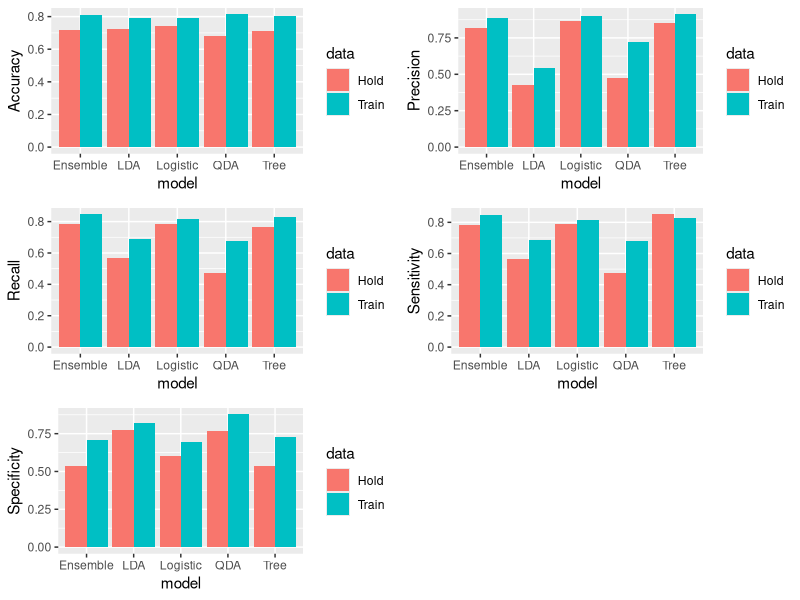

This figure's R source:
## ---- chunk 1
# Load data
library(caret)
data("GermanCredit")
## ---- chunk 2
# Dedummify categorical variables
GermanCredit$CheckingAccountStatus<- names(GermanCredit[11:14])[max.col(GermanCredit[11:14])]
GermanCredit$CreditHistory<- names(GermanCredit[15:19])[max.col(GermanCredit[15:19])]
GermanCredit$CreditPurpose<- names(GermanCredit[20:30])[max.col(GermanCredit[20:30])]
GermanCredit$SavingAccountBonds<- names(GermanCredit[31:35])[max.col(GermanCredit[31:35])]
GermanCredit$EmploymentDuration<- names(GermanCredit[36:40])[max.col(GermanCredit[36:40])]
GermanCredit$PersonalStatusSex<- names(GermanCredit[41:45])[max.col(GermanCredit[41:45])]
GermanCredit$otherDebtorsGuarantors<- names(GermanCredit[46:48])[max.col(GermanCredit[46:48])]
GermanCredit$Property<- names(GermanCredit[49:52])[max.col(GermanCredit[49:52])]
GermanCredit$OtherInstallmentPlans<- names(GermanCredit[53:55])[max.col(GermanCredit[53:55])]
GermanCredit$Housing<- names(GermanCredit[56:58])[max.col(GermanCredit[56:58])]
GermanCredit$Job<- names(GermanCredit[59:62])[max.col(GermanCredit[59:62])]
head(GermanCredit[,63:73])
## ---- chunk 3
#Assign values to the categorial values
GermanCredit$CheckingAccountStatus<- as.numeric(c("CheckingAccountStatus.lt.0"="1","CheckingAccountStatus.0.to.200"="2","CheckingAccountStatus.gt.200"="3","CheckingAccountStatus.none"="4")[GermanCredit$CheckingAccountStatus])
GermanCredit$CreditHistory<- as.numeric(c("CreditHistory.NoCredit.AllPaid"="1","CreditHistory.ThisBank.AllPaid"="2","CreditHistory.PaidDuly"="3","CreditHistory.Delay"="4","CreditHistory.Critical"="5")[GermanCredit$CreditHistory])
GermanCredit$CreditPurpose<- as.numeric(c("Purpose.NewCar"="1","Purpose.UsedCar"="2","Purpose.Furniture.Equipment"="3","Purpose.Radio.Television"="4","Purpose.DomesticAppliance"="5","Purpose.Repairs"="6","Purpose.Education"="7","Purpose.Vacation"="8","Purpose.Retraining"="9","Purpose.Business"="10","Purpose.Other"="11")[GermanCredit$CreditPurpose])
GermanCredit$SavingAccountBonds<- as.numeric(c("SavingsAccountBonds.lt.100"="1","SavingsAccountBonds.100.to.500"="2","SavingsAccountBonds.500.to.1000"="3","SavingsAccountBonds.gt.1000"="4","SavingsAccountBonds.Unknown"="5")[GermanCredit$SavingAccountBonds])
GermanCredit$EmploymentDuration<- as.numeric(c("EmploymentDuration.lt.1"="1","EmploymentDuration.1.to.4"="2","EmploymentDuration.4.to.7"="3","EmploymentDuration.gt.7"="4","EmploymentDuration.Unemployed"="5")[GermanCredit$EmploymentDuration])
GermanCredit$PersonalStatusSex<- as.numeric(c("Personal.Male.Divorced.Seperated"="1","Personal.Female.NotSingle"="2","Personal.Male.Single"="3","Personal.Male.Married.Widowed"="4","Personal.Female.Single"="5")[GermanCredit$PersonalStatusSex])
GermanCredit$otherDebtorsGuarantors<- as.numeric(c("OtherDebtorsGuarantors.None"="1","OtherDebtorsGuarantors.CoApplicant"="2","OtherDebtorsGuarantors.Guarantor"="3")[GermanCredit$otherDebtorsGuarantors])
GermanCredit$Property<- as.numeric(c("Property.RealEstate"="1","Property.Insurance"="2","Property.CarOther"="3","Property.Unknown"="4")[GermanCredit$Property])
GermanCredit$OtherInstallmentPlans<- as.numeric(c("OtherInstallmentPlans.Bank"="1","OtherInstallmentPlans.Stores"="2","OtherInstallmentPlans.None"="3","Property.Unknown"="4")[GermanCredit$OtherInstallmentPlans])
GermanCredit$Housing<- as.numeric(c("Housing.Rent"="1","Housing.Own"="2","Housing.ForFree"="3")[GermanCredit$Housing])
GermanCredit$Job<- as.numeric(c("Job.UnemployedUnskilled"="1","Job.UnskilledResident"="2","Job.SkilledEmployee"="3","Job.Management.SelfEmp.HighlyQualified"="4")[GermanCredit$Job])
GermanCredit.categorical<- GermanCredit[,63:73]
head(GermanCredit.categorical)
## ---- chunk 4
GermanCredit<- data.frame(GermanCredit[,1:10],GermanCredit.categorical)
head(GermanCredit)
## ---- chunk 5
# Split the training and holdout sets
set.seed(1234)
nSample= nrow(GermanCredit)
Train.dat= sample(1:nSample, as.integer(nSample*0.7), replace=FALSE)
Train=GermanCredit[Train.dat,]
Holdout.dat= -Train.dat
Holdout=GermanCredit[Holdout.dat,]
## ---- chunk 6
library(MASS)
# Fit LDA model 
ldaModel<- lda(Class~., data=Train)
ldaModel
## ---- chunk 7
lda.prob.train<- predict(ldaModel)$class
confusionMatrix.lda.train<- confusionMatrix(Train$Class, lda.prob.train)
confusionMatrix.lda.train
## ---- chunk 8
# LDA holdout validation
lda.prob.holdout<- predict(ldaModel, newdata = Holdout)$class
confusionMatrix.lda.holdout<- confusionMatrix(Holdout$Class, lda.prob.holdout)
confusionMatrix.lda.holdout
## ---- chunk 9
# Fit QDA model
qdaModel<- qda(Class~., data=Train)
qdaModel
## ---- chunk 10
qda.prob.train<- predict(qdaModel)$class
confusionMatrix.qda.train<- confusionMatrix(Train$Class,qda.prob.train)
confusionMatrix.qda.train
## ---- chunk 11
# QDA holdout validation
qda.prob.holdout<- predict(qdaModel, newdata = Holdout)$class
confusionMatrix.qda.holdout<- confusionMatrix(Holdout$Class,qda.prob.holdout)
confusionMatrix.qda.holdout
## ---- chunk 12
# Taining performance of LDA and QDA
Accuracy.train<- rbind(lda.Accuracy=confusionMatrix.lda.train$overall[1], lda.Accuracy= confusionMatrix.qda.train$overall[1])
Measures.train<- rbind(confusionMatrix.lda.train$byClass, confusionMatrix.qda.train$byClass)
Performance.train<- data.frame(cbind(Accuracy.train,Measures.train))
row.names(Performance.train)=c("LDA","QDA")
Performance.train
## ---- chunk 13
# Holdout performance of LDA and QDA
Accuracy.holdout<- rbind(lda.Accuracy=confusionMatrix.lda.holdout$overall[1], lda.Accuracy= confusionMatrix.qda.holdout$overall[1])
Measures.holdout<- rbind(confusionMatrix.lda.holdout$byClass, confusionMatrix.qda.holdout$byClass)
Performance.holdout<- data.frame(cbind(Accuracy.holdout,Measures.holdout))
row.names(Performance.holdout)=c("LDA","QDA")
Performance.holdout
## ---- chunk 14
library(MASS)
set.seed(123)
# Train the logistic regression model
logisticModel<- glm(Class~.,data=Train,family=binomial(link=logit))
# stepAIC(logisticModel) 
## ---- chunk 15
logistic_model<- glm(formula = Class ~ Duration + Amount + InstallmentRatePercentage + 
    Telephone + ForeignWorker + CheckingAccountStatus + CreditHistory + 
    SavingAccountBonds + PersonalStatusSex + otherDebtorsGuarantors + 
    Property + OtherInstallmentPlans + Housing, family = binomial(link = logit), 
    data = Train)
logistic_model
## ---- chunk 16
# Train the classification tree (i.e. the pruned tree with cost parameter=0.015949 in Assignment 4)
library(rpart)
set.seed(123)
treeModel=rpart(formula=Class~., data=Train, control=rpart.control(cp=0.015949)) 

# Predict the probabilities for training set 
pred_logistic<- predict(logisticModel, Train ,type='response')
# Use 0.5 as a threshhold to separate "Good=2" and "Bad=1" class
pred_logistic[pred_logistic>=0.5]="2"
pred_logistic[pred_logistic<0.5]="1"
pred_tree<- predict(treeModel, Train, type='class')
pred_lda<- lda.prob.train
pred_qda<- qda.prob.train
clf_response<- data.frame(cbind(pred_logistic,pred_tree,pred_lda,pred_qda))
## ---- chunk 17
# Count number of "2" in each row
clf_response$Counter.2<- rowSums(clf_response == "2")
# Majority vote
clf_response$pred_ensemble<- clf_response$Counter.2
clf_response$pred_ensemble[clf_response$Counter.2>=3]<- 2
clf_response$pred_ensemble[clf_response$Counter.2<=1]<- 1
clf_response$pred_ensemble[clf_response$Counter.2==2]<- sample(1:2,1)
head(clf_response)
## ---- chunk 18
# Predict the probabilities for holdout set 
pred_logistic_holdout<- predict(logisticModel, Holdout ,type='response')
# Use 0.5 as a threshhold to separate "Good=2" and "Bad=1" class
pred_logistic_holdout[pred_logistic_holdout>=0.5]="2"
pred_logistic_holdout[pred_logistic_holdout<0.5]="1"
pred_tree_holdout<- predict(treeModel, Holdout, type='class')
pred_lda_holdout<- lda.prob.holdout
pred_qda_holdout<- qda.prob.holdout
clf_response_holdout<- data.frame(cbind(pred_logistic_holdout,pred_tree_holdout,
                                        pred_lda_holdout,pred_qda_holdout))
## ---- chunk 19
# Count number of "2" in each row
clf_response_holdout$Counter.2<- rowSums(clf_response_holdout == "2")
# Majority vote
clf_response_holdout$pred_ensemble<- clf_response_holdout$Counter.2
clf_response_holdout$pred_ensemble[clf_response_holdout$Counter.2>=3]<- 2
clf_response_holdout$pred_ensemble[clf_response_holdout$Counter.2<=1]<- 1
clf_response_holdout$pred_ensemble[clf_response_holdout$Counter.2==2]<- sample(1:2,1)
head(clf_response_holdout)
## ---- chunk 20
# Confusion matrix for Ensemble model with train data
table(Train$Class, clf_response$pred_ensemble)
# Confusion matrix for Ensemble model with test data
table(Holdout$Class, clf_response_holdout$pred_ensemble)
## ---- chunk 21
ensemble.train<- cbind(Accuracy=(130+437)/(130+437+79+54), 
                       Precision=437/(54+437), Recall=437/(79+437),
                       Sensitivity=437/(79+437), Specificity=130/(130+54),
                       TruePositiveRate=437/(54+437), FalsePositiveRate=54/(54+437))
ensemble.holdout<- cbind(Accuracy=(44+171)/(44+171+47+38),
                         Precision=171/(38+171), Recall=171/(47+171),
                         Sensitivity=171/(47+171), Specificity=44/(44+38),
                         TruePositiveRate=171/(38+171), FalsePositiveRate=38/(38+171))
ensemble.accuracy<-data.frame(rbind(ensemble.train, ensemble.holdout))
row.names(ensemble.accuracy) = c("Train.Emsemble", "Holdout.Emsemble")
ensemble.accuracy
## ---- chunk 22
# Confusion matrix for logistic regression model with train data
table(Train$Class, clf_response$pred_logistic)
# Confusion matrix for logistic regression model with test data
table(Holdout$Class, clf_response_holdout$pred_logistic_holdout)
## ---- chunk 23
logistic.train<- cbind(Accuracy=(110+443)/(110+443+99+48), 
                       Precision=443/(48+443), Recall=443/(99+443),
                       Sensitivity=443/(99+443), Specificity=110/(110+48),
                       TruePositiveRate=443/(48+443), FalsePositiveRate=48/(48+443))
logistic.holdout<- cbind(Accuracy=(42+181)/(42+181+49+28),
                         Precision=181/(28+181), Recall=181/(49+181),
                         Sensitivity=181/(49+181), Specificity=42/(42+28),
                         TruePositiveRate=181/(28+181), FalsePositiveRate=28/(28+181))
logistic.accuracy<-data.frame(rbind(logistic.train, logistic.holdout))
row.names(logistic.accuracy) = c("Train.Logistic", "Holdout.Logistic")
logistic.accuracy
## ---- chunk 24
# Confusion matrix for tree model with train data
table(Train$Class, clf_response$pred_tree)
# Confusion matrix for tree model with test data
table(Holdout$Class, clf_response_holdout$pred_tree_holdout)
## ---- chunk 25
tree.train<- cbind(Accuracy=(115+448)/(115+448+94+43), 
                       Precision=448/(43+448), Recall=448/(94+448),
                       Sensitivity=448/(94+448), Specificity=115/(115+43),
                       TruePositiveRate=448/(43+448), FalsePositiveRate=43/(43+448))
tree.holdout<- cbind(Accuracy=(36+178)/(36+178+55+31),
                         Precision=178/(31+178), Recall=178/(55+178),
                         Sensitivity=178/(31+178), Specificity=36/(36+31),
                         TruePositiveRate=178/(55+178), FalsePositiveRate=55/(55+178))
tree.accuracy<-data.frame(rbind(tree.train, tree.holdout))
row.names(tree.accuracy) = c("Train.Tree", "Holdout.Tree")
tree.accuracy
## ---- chunk 26
accuracy_3model<- rbind(ensemble.accuracy, logistic.accuracy, tree.accuracy)[,1:5]
lda.accuarcy<- rbind(Performance.train[1,], Performance.holdout[1,])
qda.accuarcy<- rbind(Performance.train[2,], Performance.holdout[2,])
accuracy_2model<- rbind(lda.accuarcy,qda.accuarcy)
accuracy_2model<- data.frame(Accuracy=accuracy_2model$Accuracy,
                          Precision=accuracy_2model$Precision,
                          Recall=accuracy_2model$Recall,
                          Sensitivity=accuracy_2model$Sensitivity,
                          Specificity=accuracy_2model$Specificity)
row.names(accuracy_2model) = c("Train.LDA", "Holdout.LDA","Train.QDA", "Holdout.QDA")
accuracy_summary<- rbind(accuracy_3model,accuracy_2model)
accuracy_summary$model<- rownames(accuracy_summary)
accuracy_summary$model<- c("Ensemble","Ensemble","Logistic","Logistic","Tree","Tree","LDA","LDA","QDA","QDA")
accuracy_summary$data<- c("Train","Hold","Train","Hold","Train","Hold","Train","Hold","Train","Hold")
accuracy_summary
## ---- chunk 27
# Plot the accuracy measures of 5 models
library(ggplot2)
library(tidyverse)
library(gridExtra)
p_accuracy<- ggplot(accuracy_summary, aes(x = model, y = Accuracy, fill = data)) +
  geom_col(position = "dodge")
p_precision<- ggplot(accuracy_summary, aes(x = model, y = Precision, fill = data)) +
  geom_col(position = "dodge")
p_recall<- ggplot(accuracy_summary, aes(x = model, y = Recall, fill = data)) +
  geom_col(position = "dodge")
p_sensitivity<- ggplot(accuracy_summary, aes(x = model, y = Sensitivity, fill = data)) +
  geom_col(position = "dodge")
p_specificity<- ggplot(accuracy_summary, aes(x = model, y = Specificity, fill = data)) +
  geom_col(position = "dodge")
grid.arrange(p_accuracy,p_precision,p_recall,p_sensitivity,p_specificity)
